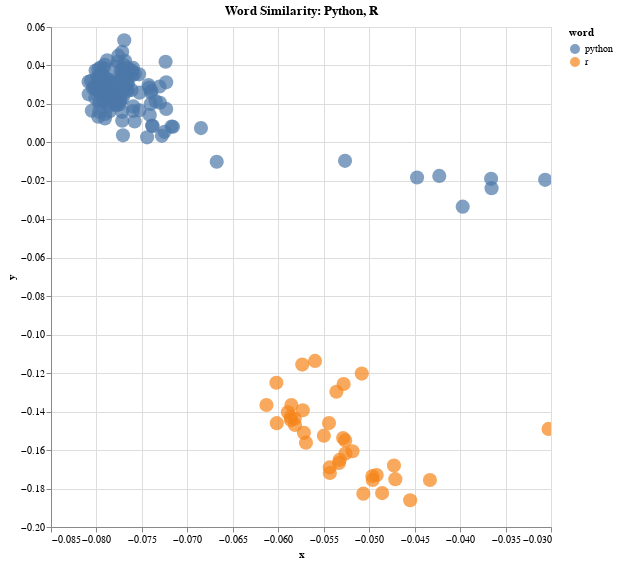

Notebook code cell kept with this figure:
### Code cell
# Rename columns so that the context shows up as the "title" in the tooltip (bigger and bolded)
#df = df.rename(columns={'slug': 'repo_slug', 'context': 'description'})

# Make the plot
alt.Chart(df, title=f"Word Similarity: Python, R").mark_circle(size=200).encode(
    alt.X('x',
        scale=alt.Scale(zero=False)
    ), y="y",
    color= color_by,
    #href="link",
    tooltip=['slug', 'description', 'topic', 'stars']
    ).interactive().properties(
    width=500,
    height=500
)

### Figure 1 — Vega-Lite specification as saved in the notebook (floating-point values rounded to 4 significant figures; data arrays with more than 128 entries replaced by an {"elided": "..."} marker saying what was removed)
{"config": {"view": {"continuousWidth": 400, "continuousHeight": 300}}, "data": {"name": "data-863afe042b8db5d2c560efa095e9dce4"}, "mark": {"type": "circle", "size": 200}, "encoding": {"color": {"type": "nominal", "field": "word"}, "tooltip": [{"type": "nominal", "field": "slug"}, {"type": "nominal", "field": "description"}, {"type": "quantitative", "field": "topic"}, {"type": "quantitative", "field": "stars"}], "x": {"type": "quantitative", "field": "x", "scale": {"zero": false}}, "y": {"type": "quantitative", "field": "y"}}, "height": 500, "selection": {"selector011": {"type": "interval", "bind": "scales", "encodings": ["x", "y"]}}, "title": "Word Similarity: Python, R", "width": 500, "$schema": "https://vega.github.io/schema/vega-lite/v4.8.1.json", "datasets": {"data-863afe042b8db5d2c560efa095e9dce4": {"elided": "191 records"}}}
